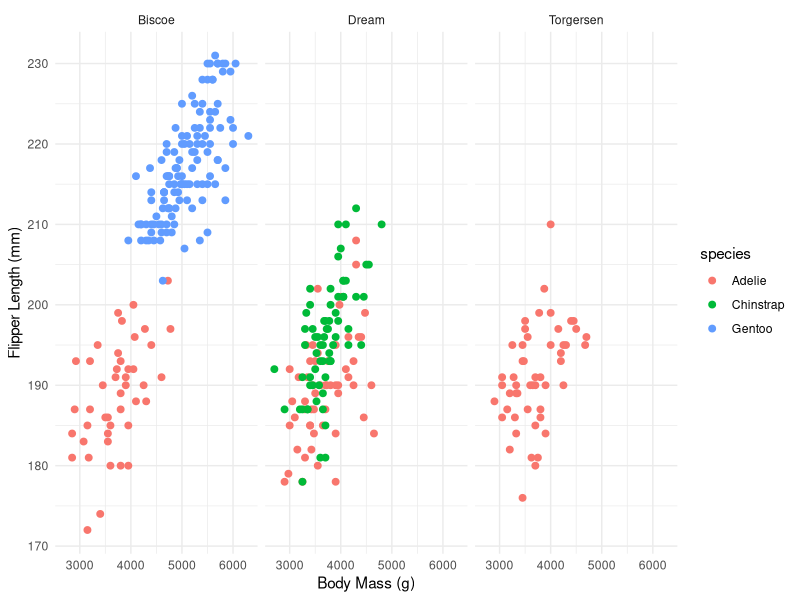

Write the R code that produced this figure.
## ---- chunk 1
knitr::opts_chunk$set(echo = TRUE)
library(tidyverse)
library(palmerpenguins)
## ---- chunk 2
ggplot(data = penguins, aes(x = body_mass_g, y = flipper_length_mm)) + 
  geom_point(aes(color = species), size = 2) + facet_wrap(~island) + 
  theme_minimal()  + 
  labs(x = "Body Mass (g)", y = "Flipper Length (mm)")
